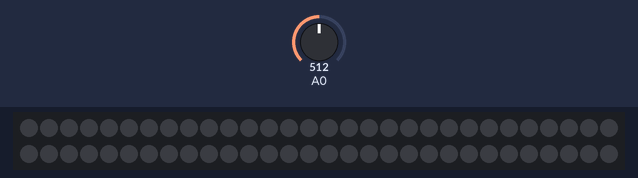
The sketch below on a simulated Arduino Uno, built with avr-gcc and run on an emulated ATmega328P. Shown: 60 RGB LEDs in strip order, left to right, continuing on the next row. The test bench sets the inputs (shaded band); at power-on: A0 = 512. Dim RGB values are drawn brighter than linear; colours are those a GRB WS2812 strip shows for the declared byte order.

Above: at 2.2 s.
2.3 s: A0 set to 492
3.8 s: A0 set to 473
5.3 s: A0 set to 435
At 6.5 s:
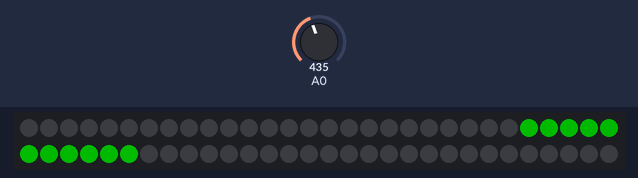
6.8 s: A0 set to 75
At 7.9 s:
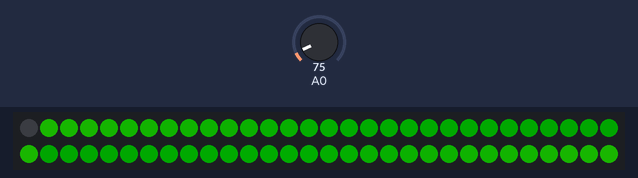
8.4 s: A0 set to 64
At 9.37 s:
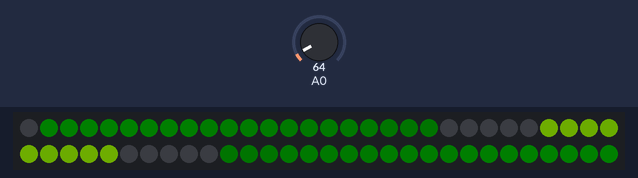
11.4 s: A0 set to 0
At 11.46 s:
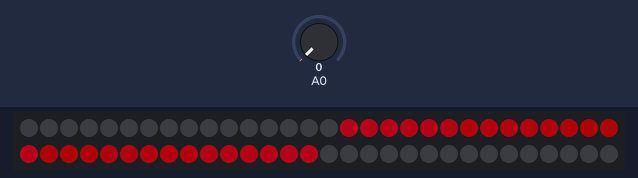

Measured:
- the behaviour switches between 443 and 442 on A0 (found by bisection; images 0 and 1)
- the behaviour switches between 70 and 69 on A0 (found by bisection; images 2 and 3)
- after the input at 2.3 s, every drawn part: stays the same
- after the input at 3.8 s, every drawn part: stays the same
- after the input at 5.3 s, the LEDs: change at once (image 1)
- after the input at 6.8 s, the LEDs: change after 0.11 s (image 2)
- after the input at 8.4 s, the LEDs: first change at once (image 3 shows a later state)

The sketch:

ws2812bAudioReactive.ino
```cpp
#include <FastLED.h>

// How many leds in your strip?
#define NUM_LEDS 60

// For led chips like Neopixels, which have a data line, ground, and power, you just
// need to define DATA_PIN.
#define DATA_PIN 6
#define minima .15 //the higher the less sensitive
#define slowness 2 //the higher the slower hues change
static int huecount = 0; //don't change this
//from soundlvl - senses amplitude of sound received
const int sampleWindow = 40; // Sample window width in mS (50 mS = 25Hz)
unsigned int sample;

// Define the array of leds
CRGB leds[NUM_LEDS];

void setup() {
  delay(1000); //safety delay
  Serial.begin(9600);
  //Serial.println("resetting");
  LEDS.addLeds<WS2812,DATA_PIN,RGB>(leds,NUM_LEDS);
  LEDS.setBrightness(75);
}

void fadeall() { for(int i = 0; i < NUM_LEDS; i++) { leds[i].nscale8(250); } }

void loop() {

    //adding code from soundlvl to here to test out brightness changes
   unsigned long startMillis= millis();  // Start of sample window
   unsigned int peakToPeak = 0;   // peak-to-peak level

   unsigned int signalMax = 100; //make this higher to decrease sensitivity
   unsigned int signalMin = 1024;

   // collect data for 20 mS
   while  (millis() - startMillis < sampleWindow)
   {
      sample = analogRead(0);
      if (sample < 1024)  // toss out spurious readings
      {
         if (sample > signalMax)
         {
            signalMax = sample;  // save just the max levels
         }
         else if (sample < signalMin)
         {
            signalMin = sample;  // save just the min levels
         }
         //adding it to test
            peakToPeak = signalMax - signalMin;  // max - min = peak-peak amplitude
      }
   }
   //peakToPeak = signalMax - signalMin;  // max - min = peak-peak amplitude
   double volts = (peakToPeak * 5.0) / 1024;  // convert to volts

  // First slide the led in one direction
  if(volts > 1){
    volts = 1;
  }
  else if(volts < minima){
    volts = 0;
  }

  //LEDS.setBrightness(round(volts*100));
  //Serial.println(round(volts*100));
  static uint8_t hue = 0;

  int ratio = round(volts*NUM_LEDS/2);
  for(int i = 0; i < ratio; i++) { //NUM_LEDS is: 60
    // if else block determines how fast the strip changes its color: slowness increase means longer time on one color hue
    if(huecount == slowness){
      hue++; huecount = 0;}
    else{
      huecount++;}
    leds[NUM_LEDS/2] = CHSV(hue, 255, 255);
    leds[NUM_LEDS/2-i] = CHSV(hue, 255, 255);
    leds[NUM_LEDS/2+i] = CHSV(hue, 255, 255);

    // Show the leds
    FastLED.show();
    fadeall();
    // Wait a little bit before we loop around and do it again
    delay(0);
  }

}
```
